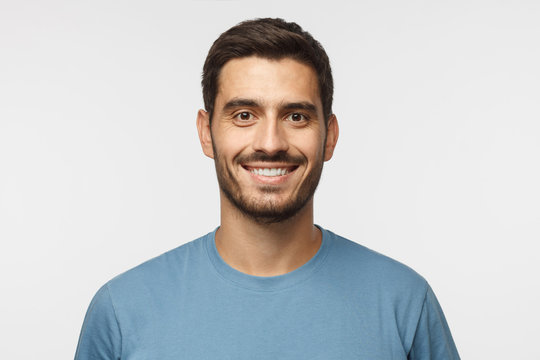
#> input picture pic1.jpg, 540 x 360 px
$ jupyter execute 'OpenCV Basics.ipynb'   (shell and % lines are left out)
#> lines starting #> are read from the running program, lines starting #| are printed output that depends on the picture; after the words box and inside, x2 and y2 are one past the last pixel; in counts of white or black regions, pixels touching at a corner belong together
[cell 1]
import cv2
cv2.__version__

[cell 2]
import numpy as np

[cell 3]
# Read, write and Display
img = cv2.imread("pic1.jpg")
#> img is the input picture: shape (360, 540, 3); mean B, G, R 203.9, 202.8, 201.3
cv2.imshow("Output",img)

cv2.waitKey(0)
cv2.destroyAllWindows()

[cell 4]
img.shape
#> Out = (360, 540, 3)

[cell 5]
img = cv2.imread("pic1.jpg")
imgGray = cv2.cvtColor(img, cv2.COLOR_RGB2GRAY)
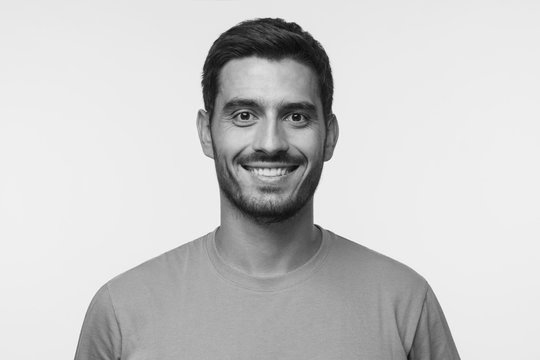
#> imgGray: shape (360, 540); min 5, max 254, mean 203
cv2.imwrite("bw_pic1.jpg",imgGray)
cv2.imshow("BW Image", imgGray)
cv2.imshow('Color Imaga',img)

cv2.waitKey(0)
cv2.destroyAllWindows()

[cell 6]
imgGray.shape
#> Out = (360, 540)

[cell 7]
img.shape
#> Out = (360, 540, 3)

[cell 8]
np.max(imgGray), np.max(img)
#> Out = (254, 255)

[cell 9]
type(imgGray)

[cell 10]
type(img)

[cell 11]
np.min(imgGray), np.min(img)
#> Out = (5, 0)

[cell 12]
imgGray

[cell 13]
img = cv2.imread("pic1.jpg")
imgGray = cv2.cvtColor(img, cv2.COLOR_RGB2GRAY)
cv2.imwrite("bw_pic1.jpg",imgGray)
cv2.imshow("BW Image", imgGray)
cv2.imshow('Color Imaga',img)

cv2.waitKey(10000)
cv2.destroyAllWindows()

[cell 14]
img = np.zeros((512,512,3), dtype=np.uint8)
cv2.line(img, (0,0) , (300,300) , (0,255,255) , 10 )
cv2.imshow("output",img)
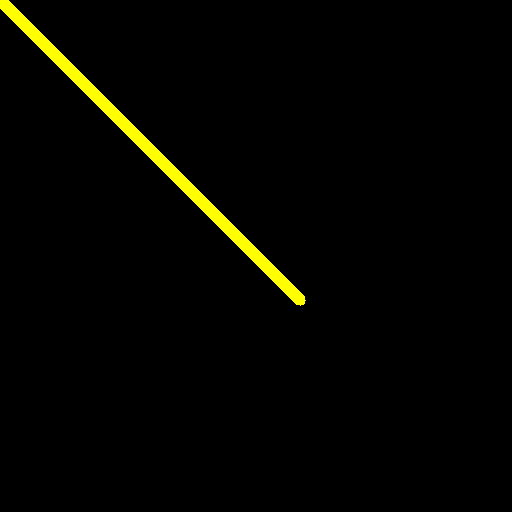
#> window 'output': shape (512, 512, 3); mean B, G, R 0, 5, 5
cv2.waitKey(0)
cv2.destroyAllWindows()

[cell 15]
cv2.rectangle(img, (0,0), (250,400) , (0,255,0), cv2.FILLED)
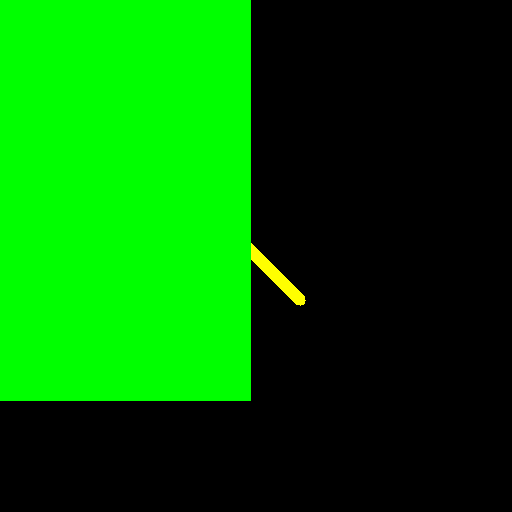
#> img: shape (512, 512, 3); mean B, G, R 0, 98.8, 0.9
cv2.imshow("output",img)
cv2.waitKey(0)
cv2.destroyAllWindows()

[cell 16]
cv2.putText(img, "Open CV Text", (250,100), cv2.FONT_HERSHEY_COMPLEX, 1 , (255,0,0) , 1) #Staring Pt., Font, Scale, Color, Thickness
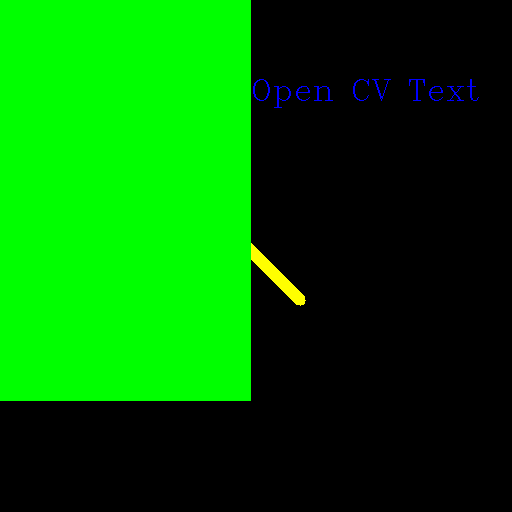
#> img: shape (512, 512, 3); 0.28% of pixels changed, all inside (x1, y1, x2, y2) = (253, 79, 479, 108)
cv2.imshow("output",img)
cv2.waitKey(0)
cv2.destroyAllWindows()

[cell 17]
import cv2
cap = cv2.VideoCapture('crowd.mp4')

#Videos are just a sequence of Images
#So, we will add a while loop to capture the frame continuously

faceCascade = cv2.CascadeClassifier("haarcascade_frontalface_default.xml")


while True:
    success, frame = cap.read() #frame variable will capture the Video & success variable will tell us whether it was captured successfully or not
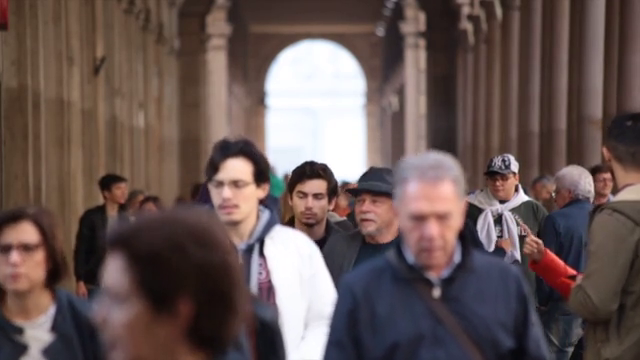
#> input picture frame 46 of crowd.mp4, 640 x 360 px
#> frame is the input picture: shape (360, 640, 3); mean B, G, R 83.2, 86, 103.3


    imgGray = cv2.cvtColor(frame, cv2.COLOR_BGR2GRAY)
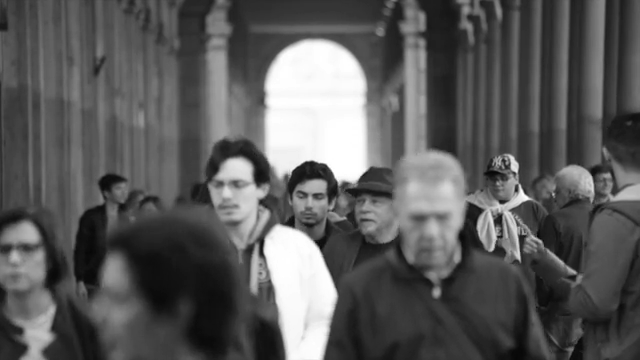
#> imgGray: shape (360, 640); min 4, max 255, mean 90.8

    faces = faceCascade.detectMultiScale(imgGray, 1.1, 4)
#> faces = [[284, 176, 52, 52], [200, 163, 59, 59], [394, 192, 72, 72]]

    for (x, y, w, h) in faces:
        cv2.rectangle(frame, (x,y),(x+w,y+h),(0,255,0),2)
#> this loop made 3 passes
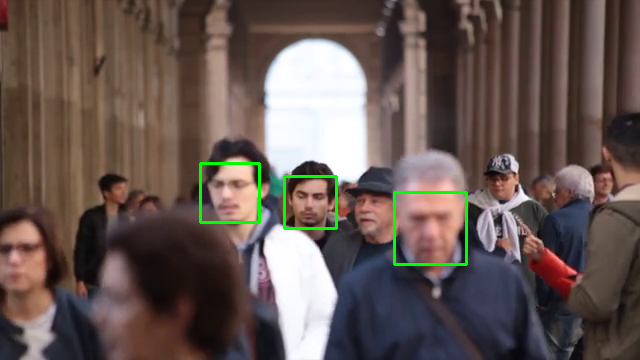
#> frame: shape (360, 640, 3); 0.95% of pixels changed, all inside (x1, y1, x2, y2) = (199, 162, 468, 266)

    cv2.imshow("Video", frame)

    if cv2.waitKey(1) == ord('q'): #This adds a Delay and looks for the key press inorder to break the loop
#> (key q is pressed here)
        break


cap.release() #Release the resources after recording
cv2.destroyAllWindows()
